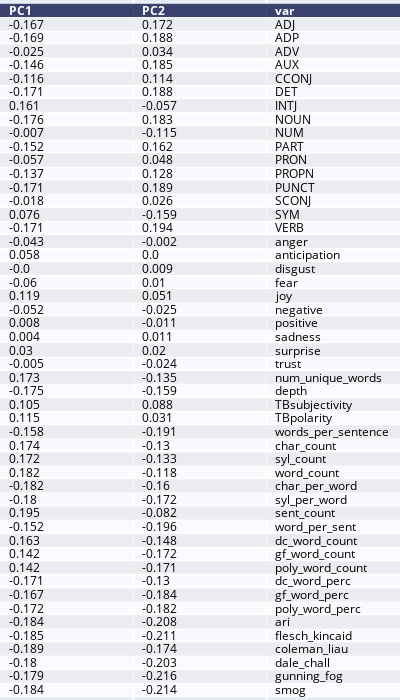

This figure's notebook cell:
### Markdown cell above
<A HREF="https://plotly.com/python/figure-factory-table/">Plotly Figure Factory</A>

### Code cell
to_png = loadings.copy()
to_png['var'] = to_png.index
table = ff.create_table(round(to_png,3))
table.update_layout(
    autosize=False,
    width=400,
    height=700)

### Figure 1 — Plotly figure (JSON) as saved in the notebook; plotly's stock layout.template omitted (floating-point values rounded to 4 significant figures; data arrays with more than 128 entries replaced by an {"elided": "..."} marker saying what was removed)
{"data": [{"colorscale": [[0, "#00083e"], [0.5, "#ededee"], [1, "#ffffff"]], "hoverinfo": "none", "opacity": 0.75, "showscale": false, "type": "heatmap", "z": {"elided": "51x3 float values"}}], "layout": {"annotations": [{"align": "left", "font": {"color": "#ffffff"}, "showarrow": false, "text": "<b>PC1</b>", "x": -0.45, "xanchor": "left", "xref": "x", "y": 0, "yref": "y"}, {"align": "left", "font": {"color": "#ffffff"}, "showarrow": false, "text": "<b>PC2</b>", "x": 0.55, "xanchor": "left", "xref": "x", "y": 0, "yref": "y"}, {"align": "left", "font": {"color": "#ffffff"}, "showarrow": false, "text": "<b>var</b>", "x": 1.55, "xanchor": "left", "xref": "x", "y": 0, "yref": "y"}, {"align": "left", "font": {"color": "#000000"}, "showarrow": false, "text": "-0.167", "x": -0.45, "xanchor": "left", "xref": "x", "y": 1, "yref": "y"}, {"align": "left", "font": {"color": "#000000"}, "showarrow": false, "text": "0.172", "x": 0.55, "xanchor": "left", "xref": "x", "y": 1, "yref": "y"}, {"align": "left", "font": {"color": "#000000"}, "showarrow": false, "text": "ADJ", "x": 1.55, "xanchor": "left", "xref": "x", "y": 1, "yref": "y"}, {"align": "left", "font": {"color": "#000000"}, "showarrow": false, "text": "-0.169", "x": -0.45, "xanchor": "left", "xref": "x", "y": 2, "yref": "y"}, {"align": "left", "font": {"color": "#000000"}, "showarrow": false, "text": "0.188", "x": 0.55, "xanchor": "left", "xref": "x", "y": 2, "yref": "y"}, {"align": "left", "font": {"color": "#000000"}, "showarrow": false, "text": "ADP", "x": 1.55, "xanchor": "left", "xref": "x", "y": 2, "yref": "y"}, {"align": "left", "font": {"color": "#000000"}, "showarrow": false, "text": "-0.025", "x": -0.45, "xanchor": "left", "xref": "x", "y": 3, "yref": "y"}, {"align": "left", "font": {"color": "#000000"}, "showarrow": false, "text": "0.034", "x": 0.55, "xanchor": "left", "xref": "x", "y": 3, "yref": "y"}, {"align": "left", "font": {"color": "#000000"}, "showarrow": false, "text": "ADV", "x": 1.55, "xanchor": "left", "xref": "x", "y": 3, "yref": "y"}, {"align": "left", "font": {"color": "#000000"}, "showarrow": false, "text": "-0.146", "x": -0.45, "xanchor": "left", "xref": "x", "y": 4, "yref": "y"}, {"align": "left", "font": {"color": "#000000"}, "showarrow": false, "text": "0.185", "x": 0.55, "xanchor": "left", "xref": "x", "y": 4, "yref": "y"}, {"align": "left", "font": {"color": "#000000"}, "showarrow": false, "text": "AUX", "x": 1.55, "xanchor": "left", "xref": "x", "y": 4, "yref": "y"}, {"align": "left", "font": {"color": "#000000"}, "showarrow": false, "text": "-0.116", "x": -0.45, "xanchor": "left", "xref": "x", "y": 5, "yref": "y"}, {"align": "left", "font": {"color": "#000000"}, "showarrow": false, "text": "0.114", "x": 0.55, "xanchor": "left", "xref": "x", "y": 5, "yref": "y"}, {"align": "left", "font": {"color": "#000000"}, "showarrow": false, "text": "CCONJ", "x": 1.55, "xanchor": "left", "xref": "x", "y": 5, "yref": "y"}, {"align": "left", "font": {"color": "#000000"}, "showarrow": false, "text": "-0.171", "x": -0.45, "xanchor": "left", "xref": "x", "y": 6, "yref": "y"}, {"align": "left", "font": {"color": "#000000"}, "showarrow": false, "text": "0.188", "x": 0.55, "xanchor": "left", "xref": "x", "y": 6, "yref": "y"}, {"align": "left", "font": {"color": "#000000"}, "showarrow": false, "text": "DET", "x": 1.55, "xanchor": "left", "xref": "x", "y": 6, "yref": "y"}, {"align": "left", "font": {"color": "#000000"}, "showarrow": false, "text": "0.161", "x": -0.45, "xanchor": "left", "xref": "x", "y": 7, "yref": "y"}, {"align": "left", "font": {"color": "#000000"}, "showarrow": false, "text": "-0.057", "x": 0.55, "xanchor": "left", "xref": "x", "y": 7, "yref": "y"}, {"align": "left", "font": {"color": "#000000"}, "showarrow": false, "text": "INTJ", "x": 1.55, "xanchor": "left", "xref": "x", "y": 7, "yref": "y"}, {"align": "left", "font": {"color": "#000000"}, "showarrow": false, "text": "-0.176", "x": -0.45, "xanchor": "left", "xref": "x", "y": 8, "yref": "y"}, {"align": "left", "font": {"color": "#000000"}, "showarrow": false, "text": "0.183", "x": 0.55, "xanchor": "left", "xref": "x", "y": 8, "yref": "y"}, {"align": "left", "font": {"color": "#000000"}, "showarrow": false, "text": "NOUN", "x": 1.55, "xanchor": "left", "xref": "x", "y": 8, "yref": "y"}, {"align": "left", "font": {"color": "#000000"}, "showarrow": false, "text": "-0.007", "x": -0.45, "xanchor": "left", "xref": "x", "y": 9, "yref": "y"}, {"align": "left", "font": {"color": "#000000"}, "showarrow": false, "text": "-0.115", "x": 0.55, "xanchor": "left", "xref": "x", "y": 9, "yref": "y"}, {"align": "left", "font": {"color": "#000000"}, "showarrow": false, "text": "NUM", "x": 1.55, "xanchor": "left", "xref": "x", "y": 9, "yref": "y"}, {"align": "left", "font": {"color": "#000000"}, "showarrow": false, "text": "-0.152", "x": -0.45, "xanchor": "left", "xref": "x", "y": 10, "yref": "y"}, {"align": "left", "font": {"color": "#000000"}, "showarrow": false, "text": "0.162", "x": 0.55, "xanchor": "left", "xref": "x", "y": 10, "yref": "y"}, {"align": "left", "font": {"color": "#000000"}, "showarrow": false, "text": "PART", "x": 1.55, "xanchor": "left", "xref": "x", "y": 10, "yref": "y"}, {"align": "left", "font": {"color": "#000000"}, "showarrow": false, "text": "-0.057", "x": -0.45, "xanchor": "left", "xref": "x", "y": 11, "yref": "y"}, {"align": "left", "font": {"color": "#000000"}, "showarrow": false, "text": "0.048", "x": 0.55, "xanchor": "left", "xref": "x", "y": 11, "yref": "y"}, {"align": "left", "font": {"color": "#000000"}, "showarrow": false, "text": "PRON", "x": 1.55, "xanchor": "left", "xref": "x", "y": 11, "yref": "y"}, {"align": "left", "font": {"color": "#000000"}, "showarrow": false, "text": "-0.137", "x": -0.45, "xanchor": "left", "xref": "x", "y": 12, "yref": "y"}, {"align": "left", "font": {"color": "#000000"}, "showarrow": false, "text": "0.128", "x": 0.55, "xanchor": "left", "xref": "x", "y": 12, "yref": "y"}, {"align": "left", "font": {"color": "#000000"}, "showarrow": false, "text": "PROPN", "x": 1.55, "xanchor": "left", "xref": "x", "y": 12, "yref": "y"}, {"align": "left", "font": {"color": "#000000"}, "showarrow": false, "text": "-0.171", "x": -0.45, "xanchor": "left", "xref": "x", "y": 13, "yref": "y"}, {"align": "left", "font": {"color": "#000000"}, "showarrow": false, "text": "0.189", "x": 0.55, "xanchor": "left", "xref": "x", "y": 13, "yref": "y"}, {"align": "left", "font": {"color": "#000000"}, "showarrow": false, "text": "PUNCT", "x": 1.55, "xanchor": "left", "xref": "x", "y": 13, "yref": "y"}, {"align": "left", "font": {"color": "#000000"}, "showarrow": false, "text": "-0.018", "x": -0.45, "xanchor": "left", "xref": "x", "y": 14, "yref": "y"}, {"align": "left", "font": {"color": "#000000"}, "showarrow": false, "text": "0.026", "x": 0.55, "xanchor": "left", "xref": "x", "y": 14, "yref": "y"}, {"align": "left", "font": {"color": "#000000"}, "showarrow": false, "text": "SCONJ", "x": 1.55, "xanchor": "left", "xref": "x", "y": 14, "yref": "y"}, {"align": "left", "font": {"color": "#000000"}, "showarrow": false, "text": "0.076", "x": -0.45, "xanchor": "left", "xref": "x", "y": 15, "yref": "y"}, {"align": "left", "font": {"color": "#000000"}, "showarrow": false, "text": "-0.159", "x": 0.55, "xanchor": "left", "xref": "x", "y": 15, "yref": "y"}, {"align": "left", "font": {"color": "#000000"}, "showarrow": false, "text": "SYM", "x": 1.55, "xanchor": "left", "xref": "x", "y": 15, "yref": "y"}, {"align": "left", "font": {"color": "#000000"}, "showarrow": false, "text": "-0.171", "x": -0.45, "xanchor": "left", "xref": "x", "y": 16, "yref": "y"}, {"align": "left", "font": {"color": "#000000"}, "showarrow": false, "text": "0.194", "x": 0.55, "xanchor": "left", "xref": "x", "y": 16, "yref": "y"}, {"align": "left", "font": {"color": "#000000"}, "showarrow": false, "text": "VERB", "x": 1.55, "xanchor": "left", "xref": "x", "y": 16, "yref": "y"}, {"align": "left", "font": {"color": "#000000"}, "showarrow": false, "text": "-0.043", "x": -0.45, "xanchor": "left", "xref": "x", "y": 17, "yref": "y"}, {"align": "left", "font": {"color": "#000000"}, "showarrow": false, "text": "-0.002", "x": 0.55, "xanchor": "left", "xref": "x", "y": 17, "yref": "y"}, {"align": "left", "font": {"color": "#000000"}, "showarrow": false, "text": "anger", "x": 1.55, "xanchor": "left", "xref": "x", "y": 17, "yref": "y"}, {"align": "left", "font": {"color": "#000000"}, "showarrow": false, "text": "0.058", "x": -0.45, "xanchor": "left", "xref": "x", "y": 18, "yref": "y"}, {"align": "left", "font": {"color": "#000000"}, "showarrow": false, "text": "0.0", "x": 0.55, "xanchor": "left", "xref": "x", "y": 18, "yref": "y"}, {"align": "left", "font": {"color": "#000000"}, "showarrow": false, "text": "anticipation", "x": 1.55, "xanchor": "left", "xref": "x", "y": 18, "yref": "y"}, {"align": "left", "font": {"color": "#000000"}, "showarrow": false, "text": "-0.0", "x": -0.45, "xanchor": "left", "xref": "x", "y": 19, "yref": "y"}, {"align": "left", "font": {"color": "#000000"}, "showarrow": false, "text": "0.009", "x": 0.55, "xanchor": "left", "xref": "x", "y": 19, "yref": "y"}, {"align": "left", "font": {"color": "#000000"}, "showarrow": false, "text": "disgust", "x": 1.55, "xanchor": "left", "xref": "x", "y": 19, "yref": "y"}, {"align": "left", "font": {"color": "#000000"}, "showarrow": false, "text": "-0.06", "x": -0.45, "xanchor": "left", "xref": "x", "y": 20, "yref": "y"}, {"align": "left", "font": {"color": "#000000"}, "showarrow": false, "text": "0.01", "x": 0.55, "xanchor": "left", "xref": "x", "y": 20, "yref": "y"}, {"align": "left", "font": {"color": "#000000"}, "showarrow": false, "text": "fear", "x": 1.55, "xanchor": "left", "xref": "x", "y": 20, "yref": "y"}, {"align": "left", "font": {"color": "#000000"}, "showarrow": false, "text": "0.119", "x": -0.45, "xanchor": "left", "xref": "x", "y": 21, "yref": "y"}, {"align": "left", "font": {"color": "#000000"}, "showarrow": false, "text": "0.051", "x": 0.55, "xanchor": "left", "xref": "x", "y": 21, "yref": "y"}, {"align": "left", "font": {"color": "#000000"}, "showarrow": false, "text": "joy", "x": 1.55, "xanchor": "left", "xref": "x", "y": 21, "yref": "y"}, {"align": "left", "font": {"color": "#000000"}, "showarrow": false, "text": "-0.052", "x": -0.45, "xanchor": "left", "xref": "x", "y": 22, "yref": "y"}, {"align": "left", "font": {"color": "#000000"}, "showarrow": false, "text": "-0.025", "x": 0.55, "xanchor": "left", "xref": "x", "y": 22, "yref": "y"}, {"align": "left", "font": {"color": "#000000"}, "showarrow": false, "text": "negative", "x": 1.55, "xanchor": "left", "xref": "x", "y": 22, "yref": "y"}, {"align": "left", "font": {"color": "#000000"}, "showarrow": false, "text": "0.008", "x": -0.45, "xanchor": "left", "xref": "x", "y": 23, "yref": "y"}, {"align": "left", "font": {"color": "#000000"}, "showarrow": false, "text": "-0.011", "x": 0.55, "xanchor": "left", "xref": "x", "y": 23, "yref": "y"}, {"align": "left", "font": {"color": "#000000"}, "showarrow": false, "text": "positive", "x": 1.55, "xanchor": "left", "xref": "x", "y": 23, "yref": "y"}, {"align": "left", "font": {"color": "#000000"}, "showarrow": false, "text": "0.004", "x": -0.45, "xanchor": "left", "xref": "x", "y": 24, "yref": "y"}, {"align": "left", "font": {"color": "#000000"}, "showarrow": false, "text": "0.011", "x": 0.55, "xanchor": "left", "xref": "x", "y": 24, "yref": "y"}, {"align": "left", "font": {"color": "#000000"}, "showarrow": false, "text": "sadness", "x": 1.55, "xanchor": "left", "xref": "x", "y": 24, "yref": "y"}, {"align": "left", "font": {"color": "#000000"}, "showarrow": false, "text": "0.03", "x": -0.45, "xanchor": "left", "xref": "x", "y": 25, "yref": "y"}, {"align": "left", "font": {"color": "#000000"}, "showarrow": false, "text": "0.02", "x": 0.55, "xanchor": "left", "xref": "x", "y": 25, "yref": "y"}, {"align": "left", "font": {"color": "#000000"}, "showarrow": false, "text": "surprise", "x": 1.55, "xanchor": "left", "xref": "x", "y": 25, "yref": "y"}, {"align": "left", "font": {"color": "#000000"}, "showarrow": false, "text": "-0.005", "x": -0.45, "xanchor": "left", "xref": "x", "y": 26, "yref": "y"}, {"align": "left", "font": {"color": "#000000"}, "showarrow": false, "text": "-0.024", "x": 0.55, "xanchor": "left", "xref": "x", "y": 26, "yref": "y"}, {"align": "left", "font": {"color": "#000000"}, "showarrow": false, "text": "trust", "x": 1.55, "xanchor": "left", "xref": "x", "y": 26, "yref": "y"}, {"align": "left", "font": {"color": "#000000"}, "showarrow": false, "text": "0.173", "x": -0.45, "xanchor": "left", "xref": "x", "y": 27, "yref": "y"}, {"align": "left", "font": {"color": "#000000"}, "showarrow": false, "text": "-0.135", "x": 0.55, "xanchor": "left", "xref": "x", "y": 27, "yref": "y"}, {"align": "left", "font": {"color": "#000000"}, "showarrow": false, "text": "num_unique_words", "x": 1.55, "xanchor": "left", "xref": "x", "y": 27, "yref": "y"}, {"align": "left", "font": {"color": "#000000"}, "showarrow": false, "text": "-0.175", "x": -0.45, "xanchor": "left", "xref": "x", "y": 28, "yref": "y"}, {"align": "left", "font": {"color": "#000000"}, "showarrow": false, "text": "-0.159", "x": 0.55, "xanchor": "left", "xref": "x", "y": 28, "yref": "y"}, {"align": "left", "font": {"color": "#000000"}, "showarrow": false, "text": "depth", "x": 1.55, "xanchor": "left", "xref": "x", "y": 28, "yref": "y"}, {"align": "left", "font": {"color": "#000000"}, "showarrow": false, "text": "0.105", "x": -0.45, "xanchor": "left", "xref": "x", "y": 29, "yref": "y"}, {"align": "left", "font": {"color": "#000000"}, "showarrow": false, "text": "0.088", "x": 0.55, "xanchor": "left", "xref": "x", "y": 29, "yref": "y"}, {"align": "left", "font": {"color": "#000000"}, "showarrow": false, "text": "TBsubjectivity", "x": 1.55, "xanchor": "left", "xref": "x", "y": 29, "yref": "y"}, {"align": "left", "font": {"color": "#000000"}, "showarrow": false, "text": "0.115", "x": -0.45, "xanchor": "left", "xref": "x", "y": 30, "yref": "y"}, {"align": "left", "font": {"color": "#000000"}, "showarrow": false, "text": "0.031", "x": 0.55, "xanchor": "left", "xref": "x", "y": 30, "yref": "y"}, {"align": "left", "font": {"color": "#000000"}, "showarrow": false, "text": "TBpolarity", "x": 1.55, "xanchor": "left", "xref": "x", "y": 30, "yref": "y"}, {"align": "left", "font": {"color": "#000000"}, "showarrow": false, "text": "-0.158", "x": -0.45, "xanchor": "left", "xref": "x", "y": 31, "yref": "y"}, {"align": "left", "font": {"color": "#000000"}, "showarrow": false, "text": "-0.191", "x": 0.55, "xanchor": "left", "xref": "x", "y": 31, "yref": "y"}, {"align": "left", "font": {"color": "#000000"}, "showarrow": false, "text": "words_per_sentence", "x": 1.55, "xanchor": "left", "xref": "x", "y": 31, "yref": "y"}, {"align": "left", "font": {"color": "#000000"}, "showarrow": false, "text": "0.174", "x": -0.45, "xanchor": "left", "xref": "x", "y": 32, "yref": "y"}, {"align": "left", "font": {"color": "#000000"}, "showarrow": false, "text": "-0.13", "x": 0.55, "xanchor": "left", "xref": "x", "y": 32, "yref": "y"}, {"align": "left", "font": {"color": "#000000"}, "showarrow": false, "text": "char_count", "x": 1.55, "xanchor": "left", "xref": "x", "y": 32, "yref": "y"}, {"align": "left", "font": {"color": "#000000"}, "showarrow": false, "text": "0.172", "x": -0.45, "xanchor": "left", "xref": "x", "y": 33, "yref": "y"}, {"align": "left", "font": {"color": "#000000"}, "showarrow": false, "text": "-0.133", "x": 0.55, "xanchor": "left", "xref": "x", "y": 33, "yref": "y"}, {"align": "left", "font": {"color": "#000000"}, "showarrow": false, "text": "syl_count", "x": 1.55, "xanchor": "left", "xref": "x", "y": 33, "yref": "y"}, {"align": "left", "font": {"color": "#000000"}, "showarrow": false, "text": "0.182", "x": -0.45, "xanchor": "left", "xref": "x", "y": 34, "yref": "y"}, {"align": "left", "font": {"color": "#000000"}, "showarrow": false, "text": "-0.118", "x": 0.55, "xanchor": "left", "xref": "x", "y": 34, "yref": "y"}, {"align": "left", "font": {"color": "#000000"}, "showarrow": false, "text": "word_count", "x": 1.55, "xanchor": "left", "xref": "x", "y": 34, "yref": "y"}, {"align": "left", "font": {"color": "#000000"}, "showarrow": false, "text": "-0.182", "x": -0.45, "xanchor": "left", "xref": "x", "y": 35, "yref": "y"}, {"align": "left", "font": {"color": "#000000"}, "showarrow": false, "text": "-0.16", "x": 0.55, "xanchor": "left", "xref": "x", "y": 35, "yref": "y"}, {"align": "left", "font": {"color": "#000000"}, "showarrow": false, "text": "char_per_word", "x": 1.55, "xanchor": "left", "xref": "x", "y": 35, "yref": "y"}, {"align": "left", "font": {"color": "#000000"}, "showarrow": false, "text": "-0.18", "x": -0.45, "xanchor": "left", "xref": "x", "y": 36, "yref": "y"}, {"align": "left", "font": {"color": "#000000"}, "showarrow": false, "text": "-0.172", "x": 0.55, "xanchor": "left", "xref": "x", "y": 36, "yref": "y"}, {"align": "left", "font": {"color": "#000000"}, "showarrow": false, "text": "syl_per_word", "x": 1.55, "xanchor": "left", "xref": "x", "y": 36, "yref": "y"}, {"align": "left", "font": {"color": "#000000"}, "showarrow": false, "text": "0.195", "x": -0.45, "xanchor": "left", "xref": "x", "y": 37, "yref": "y"}, {"align": "left", "font": {"color": "#000000"}, "showarrow": false, "text": "-0.082", "x": 0.55, "xanchor": "left", "xref": "x", "y": 37, "yref": "y"}, {"align": "left", "font": {"color": "#000000"}, "showarrow": false, "text": "sent_count", "x": 1.55, "xanchor": "left", "xref": "x", "y": 37, "yref": "y"}, {"align": "left", "font": {"color": "#000000"}, "showarrow": false, "text": "-0.152", "x": -0.45, "xanchor": "left", "xref": "x", "y": 38, "yref": "y"}, {"align": "left", "font": {"color": "#000000"}, "showarrow": false, "text": "-0.196", "x": 0.55, "xanchor": "left", "xref": "x", "y": 38, "yref": "y"}, {"align": "left", "font": {"color": "#000000"}, "showarrow": false, "text": "word_per_sent", "x": 1.55, "xanchor": "left", "xref": "x", "y": 38, "yref": "y"}, {"align": "left", "font": {"color": "#000000"}, "showarrow": false, "text": "0.163", "x": -0.45, "xanchor": "left", "xref": "x", "y": 39, "yref": "y"}, {"align": "left", "font": {"color": "#000000"}, "showarrow": false, "text": "-0.148", "x": 0.55, "xanchor": "left", "xref": "x", "y": 39, "yref": "y"}, {"align": "left", "font": {"color": "#000000"}, "showarrow": false, "text": "dc_word_count", "x": 1.55, "xanchor": "left", "xref": "x", "y": 39, "yref": "y"}, {"align": "left", "font": {"color": "#000000"}, "showarrow": false, "text": "0.142", "x": -0.45, "xanchor": "left", "xref": "x", "y": 40, "yref": "y"}, {"align": "left", "font": {"color": "#000000"}, "showarrow": false, "text": "-0.172", "x": 0.55, "xanchor": "left", "xref": "x", "y": 40, "yref": "y"}, {"align": "left", "font": {"color": "#000000"}, "showarrow": false, "text": "gf_word_count", "x": 1.55, "xanchor": "left", "xref": "x", "y": 40, "yref": "y"}, {"align": "left", "font": {"color": "#000000"}, "showarrow": false, "text": "0.142", "x": -0.45, "xanchor": "left", "xref": "x", "y": 41, "yref": "y"}, {"align": "left", "font": {"color": "#000000"}, "showarrow": false, "text": "-0.171", "x": 0.55, "xanchor": "left", "xref": "x", "y": 41, "yref": "y"}, {"align": "left", "font": {"color": "#000000"}, "showarrow": false, "text": "poly_word_count", "x": 1.55, "xanchor": "left", "xref": "x", "y": 41, "yref": "y"}, {"align": "left", "font": {"color": "#000000"}, "showarrow": false, "text": "-0.171", "x": -0.45, "xanchor": "left", "xref": "x", "y": 42, "yref": "y"}, {"align": "left", "font": {"color": "#000000"}, "showarrow": false, "text": "-0.13", "x": 0.55, "xanchor": "left", "xref": "x", "y": 42, "yref": "y"}, {"align": "left", "font": {"color": "#000000"}, "showarrow": false, "text": "dc_word_perc", "x": 1.55, "xanchor": "left", "xref": "x", "y": 42, "yref": "y"}, {"align": "left", "font": {"color": "#000000"}, "showarrow": false, "text": "-0.167", "x": -0.45, "xanchor": "left", "xref": "x", "y": 43, "yref": "y"}, {"align": "left", "font": {"color": "#000000"}, "showarrow": false, "text": "-0.184", "x": 0.55, "xanchor": "left", "xref": "x", "y": 43, "yref": "y"}, {"align": "left", "font": {"color": "#000000"}, "showarrow": false, "text": "gf_word_perc", "x": 1.55, "xanchor": "left", "xref": "x", "y": 43, "yref": "y"}, {"align": "left", "font": {"color": "#000000"}, "showarrow": false, "text": "-0.172", "x": -0.45, "xanchor": "left", "xref": "x", "y": 44, "yref": "y"}, {"align": "left", "font": {"color": "#000000"}, "showarrow": false, "text": "-0.182", "x": 0.55, "xanchor": "left", "xref": "x", "y": 44, "yref": "y"}, {"align": "left", "font": {"color": "#000000"}, "showarrow": false, "text": "poly_word_perc", "x": 1.55, "xanchor": "left", "xref": "x", "y": 44, "yref": "y"}, {"align": "left", "font": {"color": "#000000"}, "showarrow": false, "text": "-0.184", "x": -0.45, "xanchor": "left", "xref": "x", "y": 45, "yref": "y"}, {"align": "left", "font": {"color": "#000000"}, "showarrow": false, "text": "-0.208", "x": 0.55, "xanchor": "left", "xref": "x", "y": 45, "yref": "y"}, {"align": "left", "font": {"color": "#000000"}, "showarrow": false, "text": "ari", "x": 1.55, "xanchor": "left", "xref": "x", "y": 45, "yref": "y"}, {"align": "left", "font": {"color": "#000000"}, "showarrow": false, "text": "-0.185", "x": -0.45, "xanchor": "left", "xref": "x", "y": 46, "yref": "y"}, {"align": "left", "font": {"color": "#000000"}, "showarrow": false, "text": "-0.211", "x": 0.55, "xanchor": "left", "xref": "x", "y": 46, "yref": "y"}, {"align": "left", "font": {"color": "#000000"}, "showarrow": false, "text": "flesch_kincaid", "x": 1.55, "xanchor": "left", "xref": "x", "y": 46, "yref": "y"}, {"align": "left", "font": {"color": "#000000"}, "showarrow": false, "text": "-0.189", "x": -0.45, "xanchor": "left", "xref": "x", "y": 47, "yref": "y"}, {"align": "left", "font": {"color": "#000000"}, "showarrow": false, "text": "-0.174", "x": 0.55, "xanchor": "left", "xref": "x", "y": 47, "yref": "y"}, {"align": "left", "font": {"color": "#000000"}, "showarrow": false, "text": "coleman_liau", "x": 1.55, "xanchor": "left", "xref": "x", "y": 47, "yref": "y"}, {"align": "left", "font": {"color": "#000000"}, "showarrow": false, "text": "-0.18", "x": -0.45, "xanchor": "left", "xref": "x", "y": 48, "yref": "y"}, {"align": "left", "font": {"color": "#000000"}, "showarrow": false, "text": "-0.203", "x": 0.55, "xanchor": "left", "xref": "x", "y": 48, "yref": "y"}, {"align": "left", "font": {"color": "#000000"}, "showarrow": false, "text": "dale_chall", "x": 1.55, "xanchor": "left", "xref": "x", "y": 48, "yref": "y"}, {"align": "left", "font": {"color": "#000000"}, "showarrow": false, "text": "-0.179", "x": -0.45, "xanchor": "left", "xref": "x", "y": 49, "yref": "y"}, {"align": "left", "font": {"color": "#000000"}, "showarrow": false, "text": "-0.216", "x": 0.55, "xanchor": "left", "xref": "x", "y": 49, "yref": "y"}, {"align": "left", "font": {"color": "#000000"}, "showarrow": false, "text": "gunning_fog", "x": 1.55, "xanchor": "left", "xref": "x", "y": 49, "yref": "y"}, {"align": "left", "font": {"color": "#000000"}, "showarrow": false, "text": "-0.184", "x": -0.45, "xanchor": "left", "xref": "x", "y": 50, "yref": "y"}, {"align": "left", "font": {"color": "#000000"}, "showarrow": false, "text": "-0.214", "x": 0.55, "xanchor": "left", "xref": "x", "y": 50, "yref": "y"}, {"align": "left", "font": {"color": "#000000"}, "showarrow": false, "text": "smog", "x": 1.55, "xanchor": "left", "xref": "x", "y": 50, "yref": "y"}], "autosize": false, "height": 700, "margin": {"b": 0, "l": 0, "r": 0, "t": 0}, "width": 400, "xaxis": {"dtick": 1, "gridwidth": 2, "showticklabels": false, "tick0": -0.5, "ticks": "", "zeroline": false}, "yaxis": {"autorange": "reversed", "dtick": 1, "gridwidth": 2, "showticklabels": false, "tick0": 0.5, "ticks": "", "zeroline": false}}}
